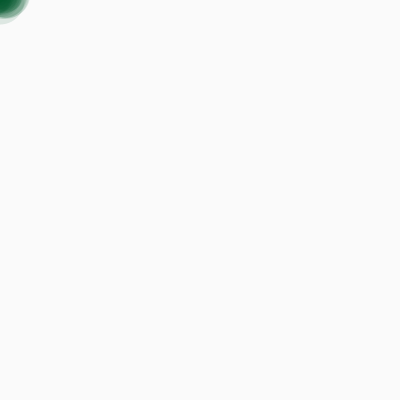
Frame 1 (no input)
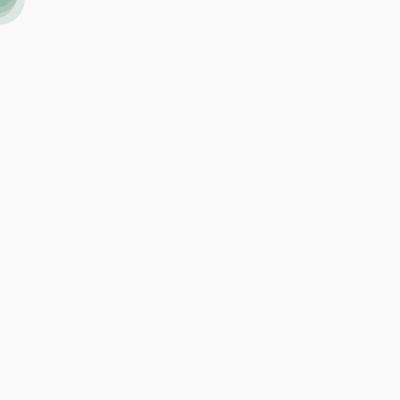
Frame 60 (the mouse pressed at the canvas centre just before this capture)
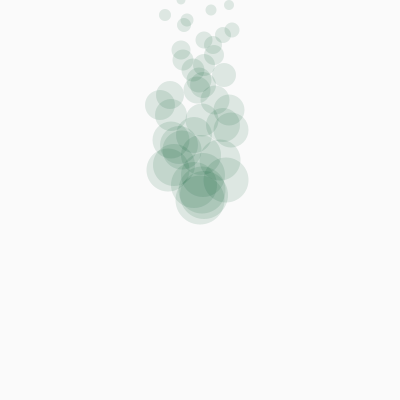
Frame 120 (the mouse held since frame 60 and released just before this capture)

The Processing sketch that drew these frames (run headless with seeded random() and noise(); from frame 60 on, the mouse is pressed at the canvas centre):

// Processing sketch: processing_166759
// ── processing_166759.pde

int[] xpos = new int[50];
int[] ypos = new int[50];

void setup() {
  size(400, 400);
  smooth();

  for (int i = 0; i < 50; i++) {
    xpos[i] = 0;
    ypos[i] = 0;
  }
  //noCursor();
}

void draw() {
  background(250);
  for (int i = 0; i < 49; i++) {
    xpos[i] = xpos[i+1];
    ypos[i] = ypos[i+1];
    ypos[i] -= 5;
    xpos[i] += random (-10,10);
  }

  xpos[xpos.length-1] = mouseX;
  ypos[ypos.length-1] = mouseY;

  for (int i = 0; i < 50; i++) {
    noStroke();
    fill(200-i*350,87,40,30);
    ellipse(xpos[i], ypos[i], i, i);
  }
}
